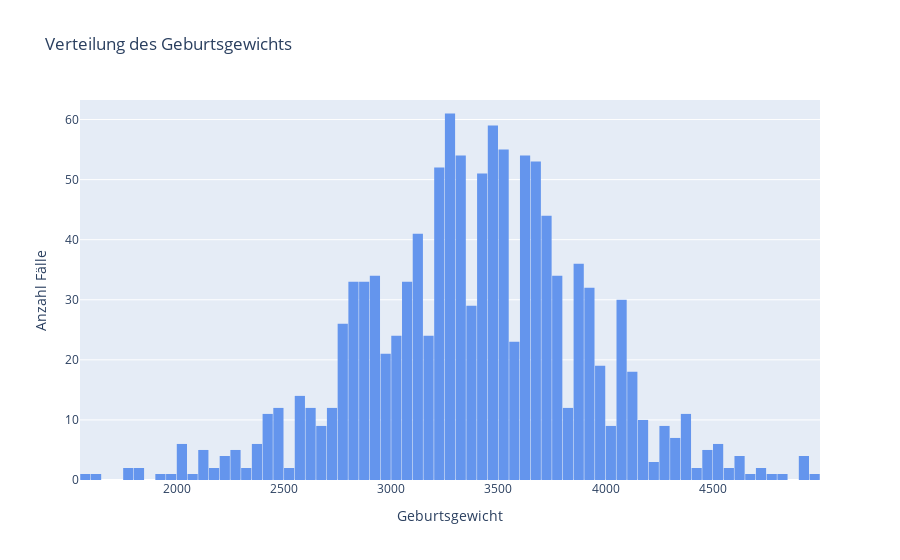

The notebook cell saved with this chart:
### Code cell
# 7. Wie ist die Verteilung des Geburtsgewichts? Stelle dies mit einem Histogramm dar. 

maximum_geburtsgewicht = int(round(df_clean["Geburtsgewicht [g]"].max()))
print(f"maximales Geburtsgewichter [g]: {maximum_geburtsgewicht}")

minimum_geburtsgewicht = int(round(df_clean["Geburtsgewicht [g]"].min()))
print(f"maximales Geburtsgewichter [g]: {minimum_geburtsgewicht}")

import plotly.express as px

import numpy as np

# Werte vorbereiten
werte = df_clean["Geburtsgewicht [g]"]

# Anzahl der gewünschten Bins
anzahl_bins = 100

# Höchsten Balkenwert berechnen (y-Achsen-Maximum)
counts, bins = np.histogram(werte, bins=anzahl_bins)
max_count = counts.max()

# Interaktives Histogramm mit Plotly
fig = px.histogram(
    df_clean,
    x="Geburtsgewicht [g]",
    nbins=anzahl_bins,
    title="Verteilung des Geburtsgewichts",
    labels={"Geburtsgewicht [g]": "Gramm"},
    color_discrete_sequence=["cornflowerblue"]
)

# Layout: schöner Abstand & Achsentitel
fig.update_layout(
    bargap=0.05,
    xaxis_title="Geburtsgewicht",
    yaxis_title="Anzahl Fälle"
)

# Y-Achse anpassen: Puffer 15 % oben drauf
fig.update_yaxes(
    dtick=10,
    range=[0, max_count * 1.15]
)

fig.show()

### Figure 1 — Plotly figure (JSON) as saved in the notebook; plotly's stock layout.template omitted (floating-point values rounded to 4 significant figures; data arrays with more than 128 entries replaced by an {"elided": "..."} marker saying what was removed)
{"data": [{"bingroup": "x", "hovertemplate": "Gramm=%{x}<br>count=%{y}<extra></extra>", "legendgroup": "", "marker": {"color": "cornflowerblue", "pattern": {"shape": ""}}, "name": "", "nbinsx": 100, "orientation": "v", "showlegend": false, "type": "histogram", "x": {"elided": "1174 int values"}, "xaxis": "x", "yaxis": "y"}], "layout": {"bargap": 0.05, "barmode": "relative", "legend": {"tracegroupgap": 0}, "title": {"text": "Verteilung des Geburtsgewichts"}, "xaxis": {"anchor": "y", "domain": [0, 1], "title": {"text": "Geburtsgewicht"}}, "yaxis": {"anchor": "x", "domain": [0, 1], "dtick": 10, "range": [0, 63.25], "title": {"text": "Anzahl Fälle"}}}}
